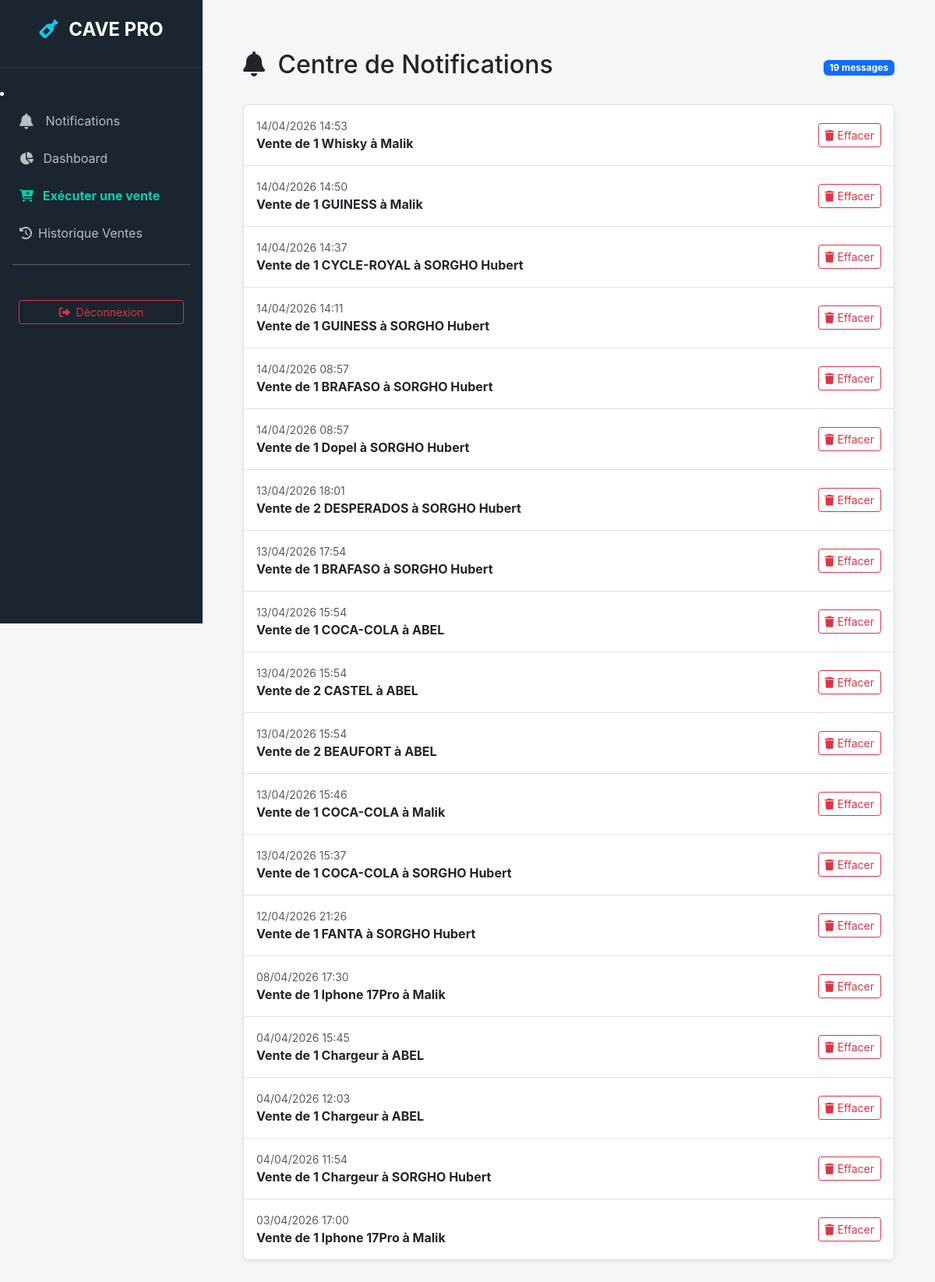
Page /notifications/ on the earlier database version.
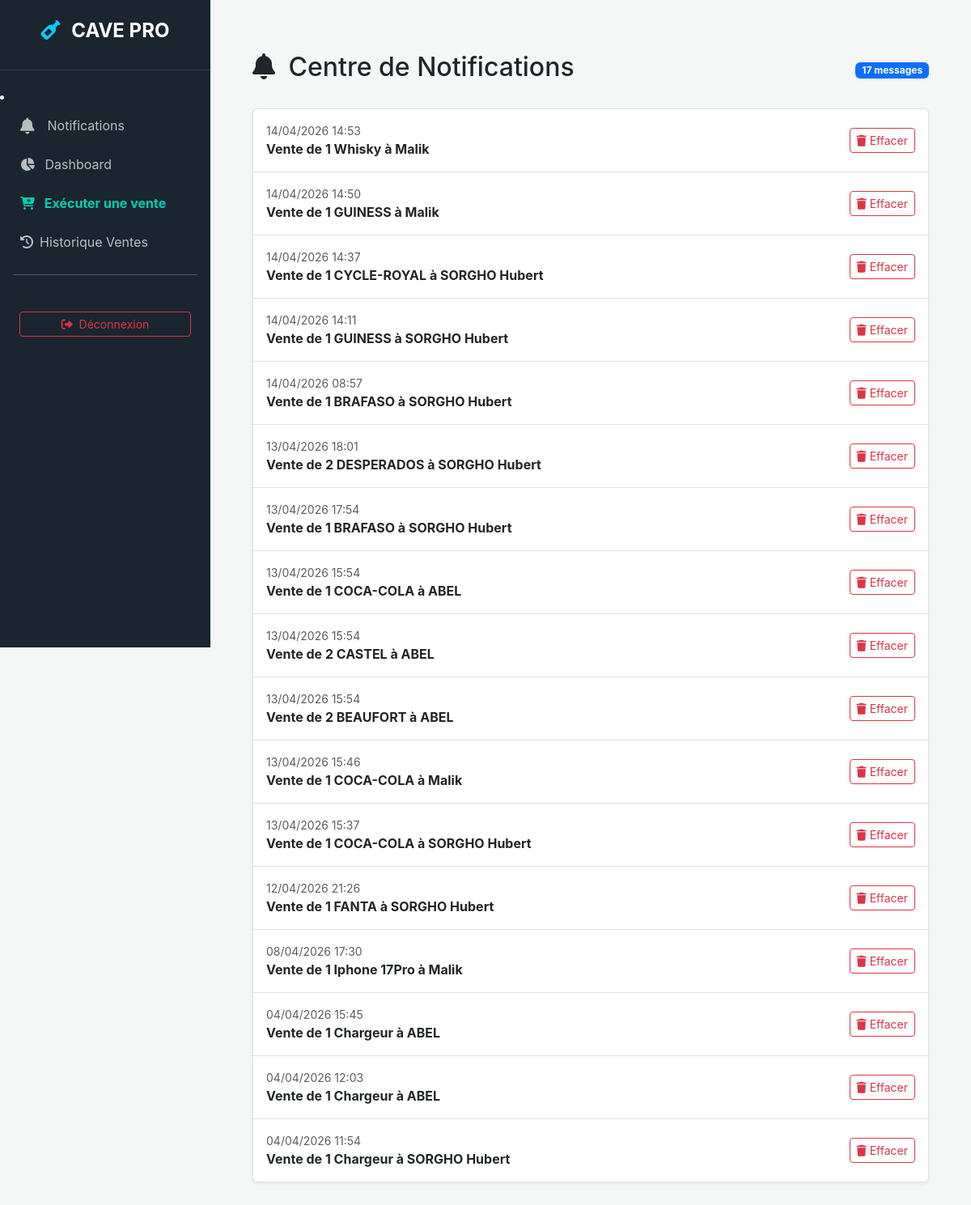
Same page on the later database version.
### gestion/models.py (models this page shows)
class Notification(models.Model):
    message = models.CharField(max_length=255)
    date_creation = models.DateTimeField(auto_now_add=True)
    lu = models.BooleanField(default=False)

### gestion/views.py (the view)
# urls.py: path('notifications/', views.liste_notifications, name='liste_notifications'),
def liste_notifications(request):
    notifs = Notification.objects.all().order_by('-date_creation')
    Notification.objects.filter(lu=False).update(lu=True)
    return render(request, 'gestion/notifications.html', {'notifs': notifs})

### gestion/context_processors.py (called while the page is built)
def notifications_count(request):
    if request.user.is_authenticated:
        count = Notification.objects.filter(lu=False).count()
    else:
        count = 0
    return {'notif_count': count}

### templates/gestion/notifications.html
{% extends 'base.html' %}
{% block content %}
<div class="container mt-4">
    <div class="d-flex justify-content-between align-items-center mb-4">
        <h2><i class="fas fa-bell me-2"></i> Centre de Notifications</h2>
        <span class="badge bg-primary">{{ notifs.count }} messages</span>
    </div>
    <div class="list-group shadow-sm">
        {% for n in notifs %}
        <div class="list-group-item list-group-item-action d-flex justify-content-between align-items-center p-3">
            <div>
                <small class="text-muted d-block">{{ n.date_creation|date:"d/m/Y H:i" }}</small>
                <span class="fw-bold">{{ n.message }}</span>
            </div>
            <a href="{% url 'supprimer_notification' n.id %}" class="btn btn-outline-danger btn-sm">
                <i class="fas fa-trash"></i> Effacer
            </a>
        </div>
        {% empty %}
        <div class="text-center p-5">
            <i class="fas fa-check-double fa-3x text-muted mb-3"></i>
            <p class="text-muted">Aucune notification pour le moment.</p>
        </div>
        {% endfor %}
    </div>
</div>
{% endblock %}

Differences in the rows shown:
removed Notification: date_creation "14/04/2026 08:57", message "Vente de 1 Dopel à SORGHO Hubert"
removed Notification: date_creation "03/04/2026 17:00", message "Vente de 1 Iphone 17Pro à Malik"
Other differences:
{{ notifs.count }}: "19" → "17"
